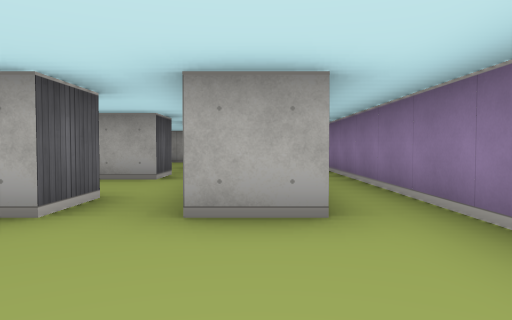
view 1 (above)

18 first-person views from a walk through a cub3D ray-caster map. The camera is about half as high as the walls, tilts 2° down and sees 70° across. The floor is counted in squares. Each view is taken from the middle of a square. On the plan, view 1 faces up. The plan holds only what a view shows up to about 9 squares ahead; the rest is blank.

view 2
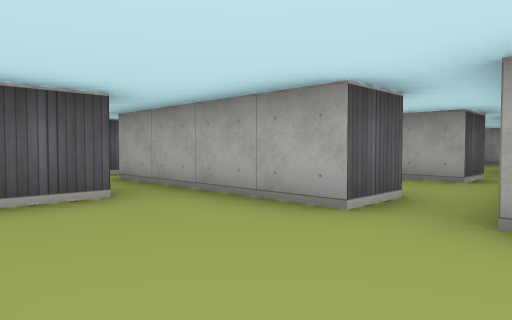

view 3
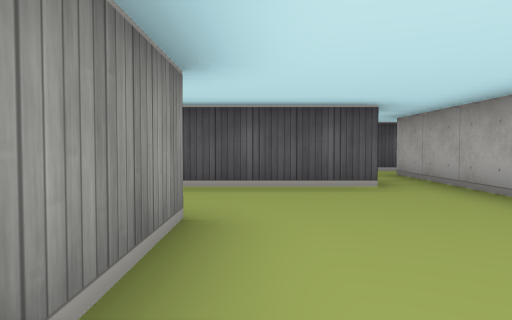

view 4
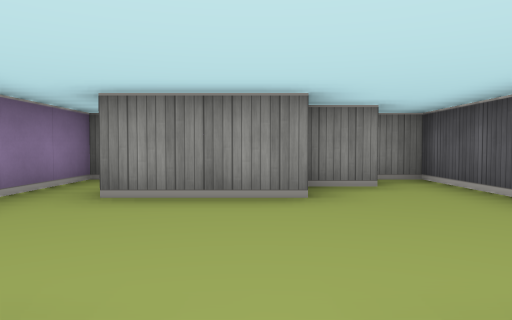

view 5
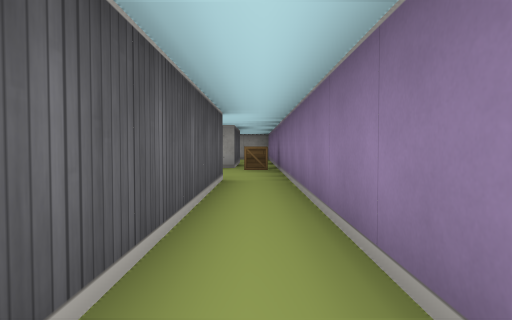

view 6
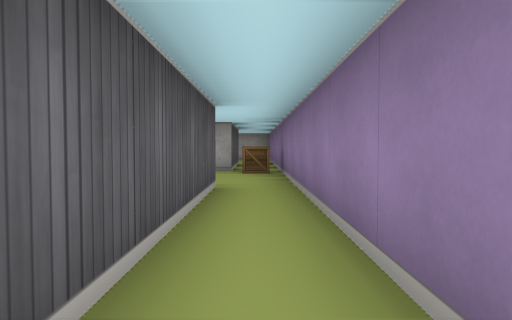

view 7
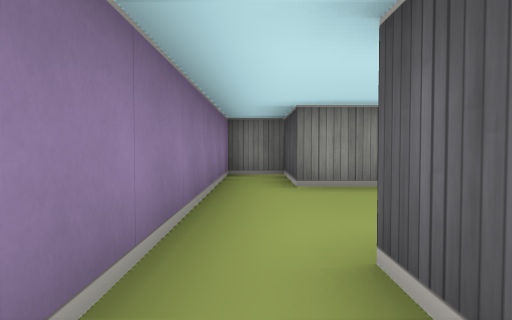

view 8
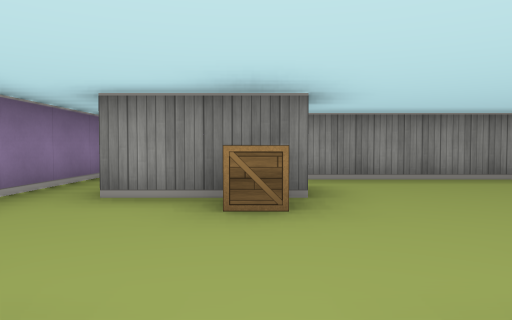

view 9
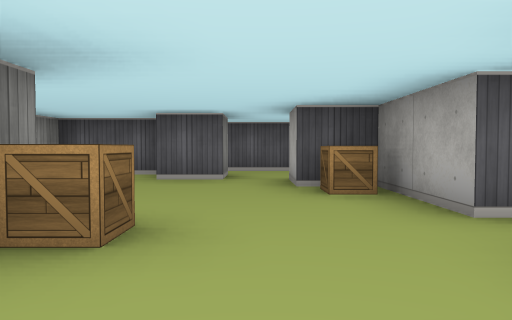

view 10
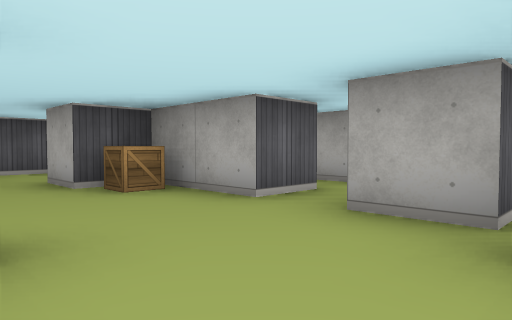

view 11
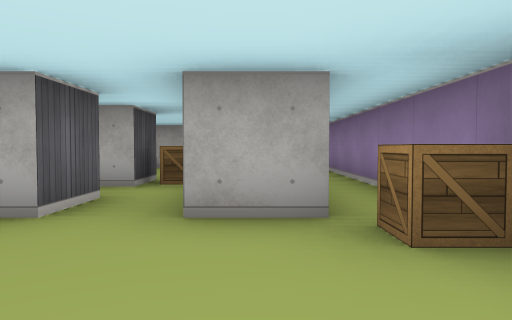

view 12
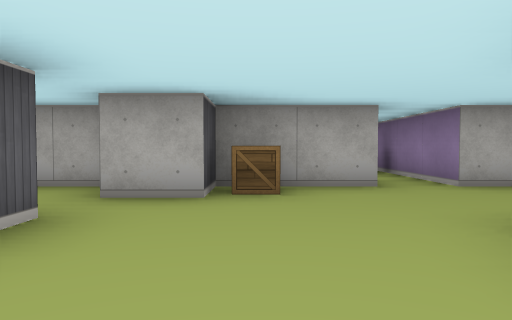

view 13
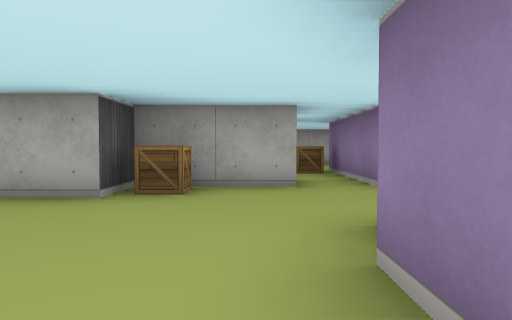

view 14
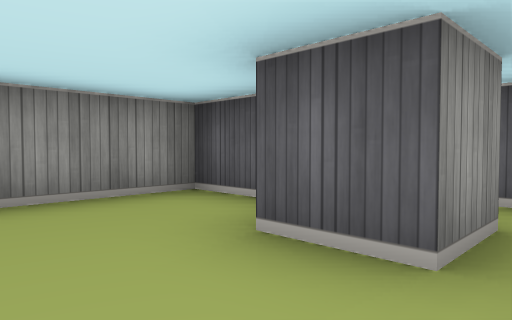

view 15
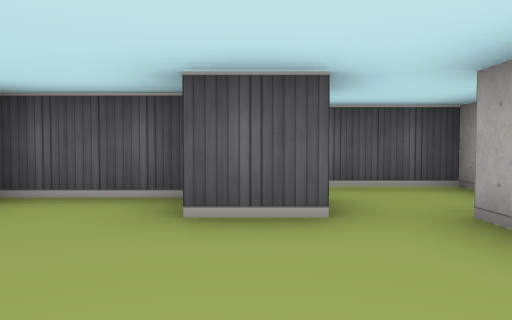

view 16
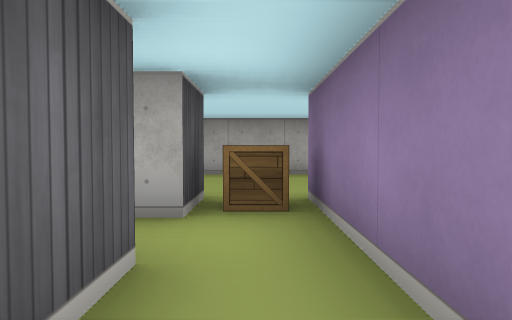

view 17
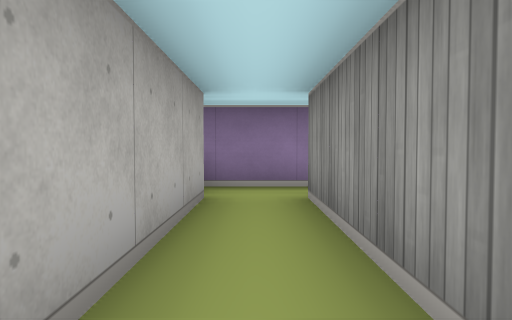

view 18
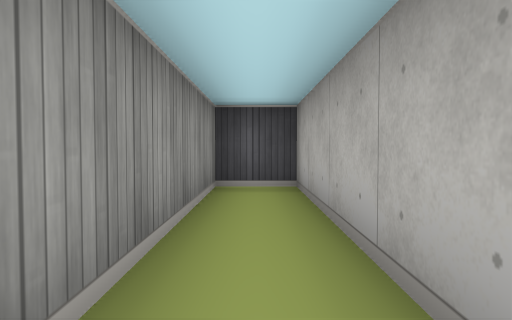

### Floor plan
Points are (right, up) in squares from view 1. A wall is a line through its corners. A room is listed if a view was taken in it or the views show most of it. See-through windows are left out.
Room 1 (views 1, 2, 3, 5, 6, 7)
walls: (-1.5, 2.5) (-3.5, 2.5); (-3.5, 1.6) (-3.5, -2.5) (-2.8, -2.5); (-1.6, -0.5) (0.5, -0.5) (0.5, -2.5) (1.5, -2.5) (1.5, 8.5); (-2.5, -1.5) (-1.6, -1.5); (0.5, 8.5) (0.5, 2.5) (-0.5, 2.5)
ways out: opening at (-1, 3) to room 2; opening at (1, 9) to room 4; opening at (-4, 2)
Room 2 (view 4)
walls: (-1.5, 3.6) (-1.5, 2.5); (-1.5, 6.6) (-1.5, 5.5) (-2.4, 5.5)
ways out: opening at (-1, 3) to room 1; opening at (-1, 6) to room 4
Room 3 (views 8, 17, 18)
walls: (-1.5, 14.5) (-1.5, 13.5) (-6.5, 13.5) (-6.5, 12.5) (-1.5, 12.5) (-1.5, 11.5); (-0.5, 11.5) (-0.5, 14.5)
ways out: opening at (-1, 12) to room 4
objects: crate (-1, 14)
Room 4 (views 9, 10, 11, 12, 13, 14, 15, 16)
walls: (-1.5, 7.6) (-1.5, 8.5) (0.5, 8.5); (-4.5, 9.5) (-4.5, 8.5); (-1.5, 11.5) (-3.5, 11.5) (-3.5, 10.5) (-4.5, 10.5); (0.5, 11.5) (-0.5, 11.5); (1.5, 8.5) (1.5, 13); (-5.5, 8.4) (-5.5, 6.5) (-1.8, 6.5)
ways out: opening at (1, 9) to room 1; opening at (-1, 6) to room 2; opening at (-1, 12) to room 3; opening at (-5, 10) to room 5
objects: crate (-3, 11); crate (-1, 9); crate (1, 11)
Room 5 (no view inside)
walls: (-5.6, 9.5) (-4.5, 9.5); (-4.9, 11.5) (-6.5, 11.5) (-6.5, 9.2)
ways out: opening at (-5, 10) to room 4

Positions as (right, up) in squares from view 1, and headings:
1: (0, 0), facing up
2: (0, 0), facing up-left
3: (1, 0), facing left
4: (-1, 3), facing down
5: (1, 3), facing up
6: (1, 4), facing up
7: (1, 4), facing down
8: (-1, 12), facing down
9: (1, 10), facing left
10: (1, 9), facing up-left
11: (0, 9), facing up
12: (-3, 7), facing up
13: (-2, 7), facing up
14: (-3, 10), facing down-left
15: (-2, 9), facing left
16: (-1, 11), facing up
17: (-5, 13), facing right
18: (-2, 13), facing left
